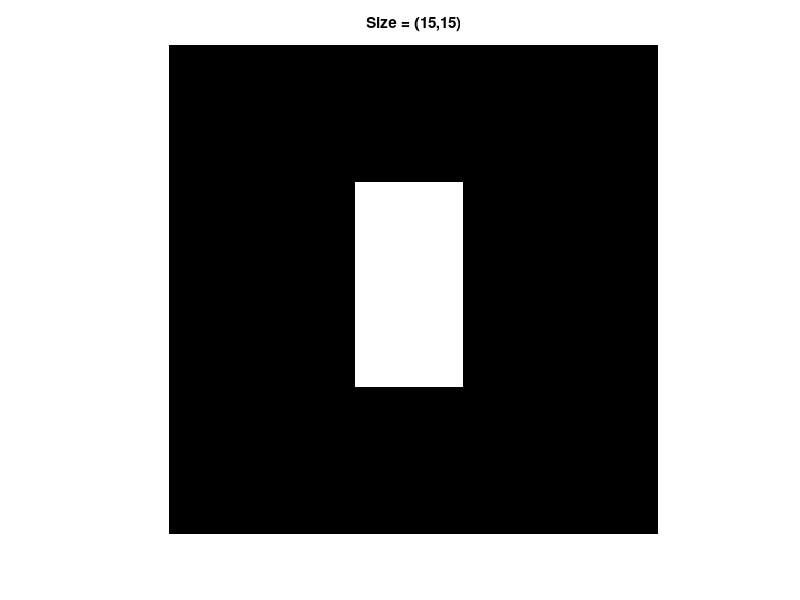
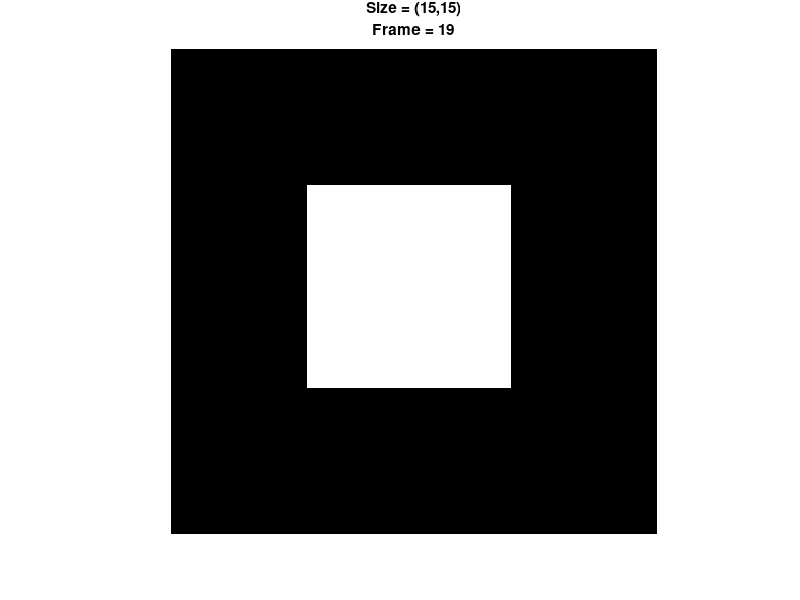
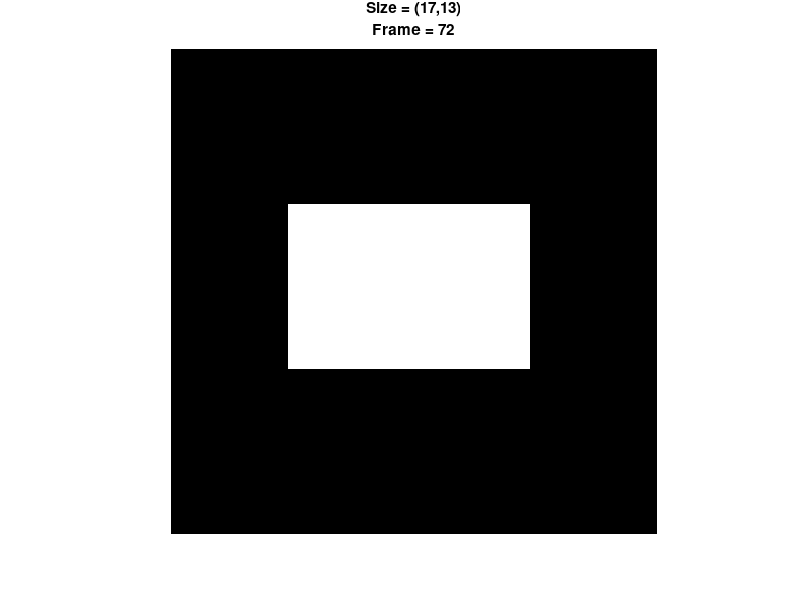
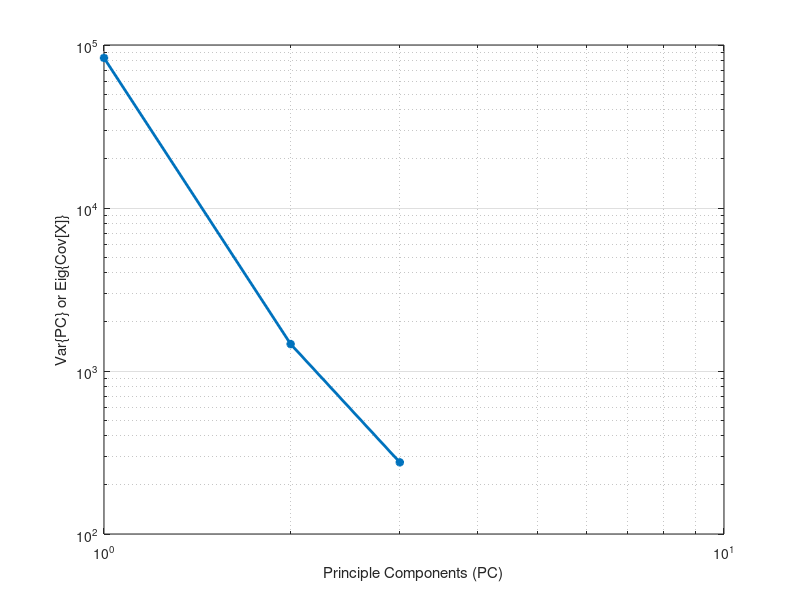

Source code (MATLAB) for these figures, in order: (Note: this script raises an error after producing the figures.)
clc;
close all;
clear all;

%% Define constants
N  = 100; % Batch size
r  = 50; % Image size (rows)
c  = 50; % Image size (columns)

% Image noise parameters
M  = 0; % Mean
V  = 0; % Variance

% Create random orientations and positions
%num_sz = randi([1 5]); % Number of faulty orientation
%sz1 = randi([1 r/2],1,num_sz); % Size rows
%sz2 = randi([1 c/2],1,num_sz); % Siz columns

num_sz = 2;
sz1 = [15 17];
sz2 = [15 13];


Pos= randi([1 N],1,length(sz1)); % Frame location faulty orientation

% Create test reference image
I0 = zeros(r,c);
I0(15:end-15,20:end-20) = 100; I = I0;
I = imnoise(I0,'gaussian', M, V); % Add gaussian noise

% Cascade to create batch
A = repmat(I,1,1,N);

% Create fault image by rotation
figure;
%subplot(length(sz1)+1,1,1)
imshow(I)
title('Size = (15,15)')
for ii = 1:length(sz1)
    I_s = zeros(r,c);
    I_s(sz1(ii):end-sz1(ii),sz2(ii):end-sz2(ii)) = 100; % fault in size
    I_s = imnoise(I_s,'gaussian', M, V); % Add gaussian noise
    A(:,:,Pos(ii)) = I_s;
    figure;
    %subplot(length(sz1)+1,1,ii+1)
    imshow(A(:,:,Pos(ii)))
    title({['Size = (',num2str(sz1(ii)),',',num2str(sz2(ii)),')'];['Frame = ', num2str(Pos(ii))]})
end

%% Apply PCA
X = reshape(A, r*c, N);
[COEFF,SCORE,LATENT] = pca(X);

% Plot Eigen values of Covariance matrix
figure;
loglog(LATENT, '*-', 'LineWidth', 2)
xlabel('Principle Components (PC)');
ylabel('Var\{PC\} or Eig\{Cov[X]\}');
grid on
grid minor

%figure;
%pie(LATENT./sum(LATENT))

% Calculate PC1 and PC2
figure;
vbls = cellstr(string(1:N));
biplot(COEFF(:,1:2),'Scores',SCORE(:,1:2),'VarLabels',vbls,'Linewidth',2)
